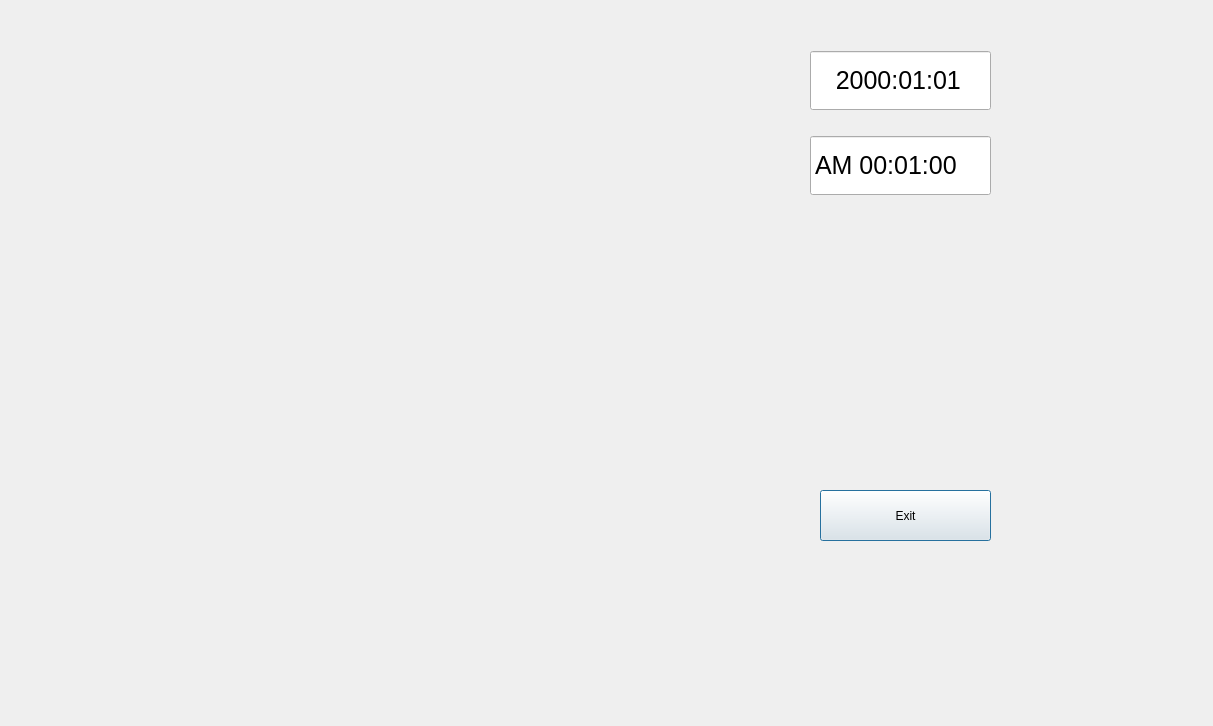
<?xml version="1.0" encoding="UTF-8"?>
<ui version="4.0">
 <class>Dialog</class>
 <widget class="QDialog" name="Dialog">
  <property name="windowModality">
   <enum>Qt::ApplicationModal</enum>
  </property>
  <property name="geometry">
   <rect>
    <x>0</x>
    <y>0</y>
    <width>1213</width>
    <height>726</height>
   </rect>
  </property>
  <property name="maximumSize">
   <size>
    <width>1346</width>
    <height>726</height>
   </size>
  </property>
  <property name="contextMenuPolicy">
   <enum>Qt::NoContextMenu</enum>
  </property>
  <property name="windowTitle">
   <string notr="true"/>
  </property>
  <property name="toolTip">
   <string notr="true"/>
  </property>
  <property name="statusTip">
   <string notr="true"/>
  </property>
  <property name="sizeGripEnabled">
   <bool>false</bool>
  </property>
  <property name="modal">
   <bool>true</bool>
  </property>
  <widget class="QPushButton" name="pushButton">
   <property name="geometry">
    <rect>
     <x>820</x>
     <y>490</y>
     <width>171</width>
     <height>51</height>
    </rect>
   </property>
   <property name="text">
    <string>Exit</string>
   </property>
  </widget>
  <widget class="QTimeEdit" name="timeEdit">
   <property name="geometry">
    <rect>
     <x>810</x>
     <y>135</y>
     <width>181</width>
     <height>61</height>
    </rect>
   </property>
   <property name="font">
    <font>
     <pointsize>19</pointsize>
    </font>
   </property>
   <property name="buttonSymbols">
    <enum>QAbstractSpinBox::NoButtons</enum>
   </property>
   <property name="displayFormat">
    <string>AP HH:MM:ss</string>
   </property>
  </widget>
  <widget class="QDateEdit" name="dateEdit">
   <property name="geometry">
    <rect>
     <x>810</x>
     <y>50</y>
     <width>181</width>
     <height>61</height>
    </rect>
   </property>
   <property name="font">
    <font>
     <pointsize>19</pointsize>
    </font>
   </property>
   <property name="layoutDirection">
    <enum>Qt::LeftToRight</enum>
   </property>
   <property name="buttonSymbols">
    <enum>QAbstractSpinBox::NoButtons</enum>
   </property>
   <property name="dateTime">
    <datetime>
     <hour>0</hour>
     <minute>0</minute>
     <second>0</second>
     <year>2000</year>
     <month>1</month>
     <day>1</day>
    </datetime>
   </property>
   <property name="displayFormat">
    <string>   yyyy:MM:dd</string>
   </property>
  </widget>
 </widget>
 <layoutdefault spacing="6" margin="11"/>
 <resources/>
 <connections/>
</ui>
